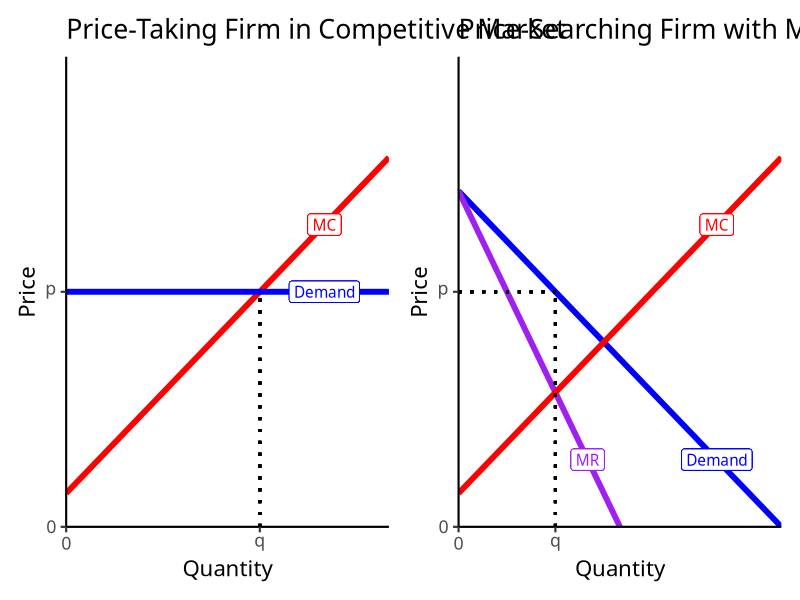
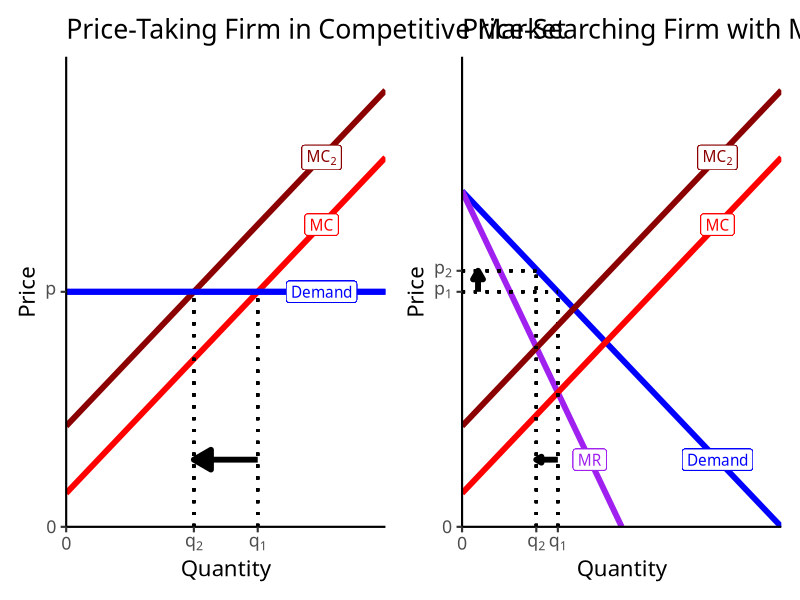
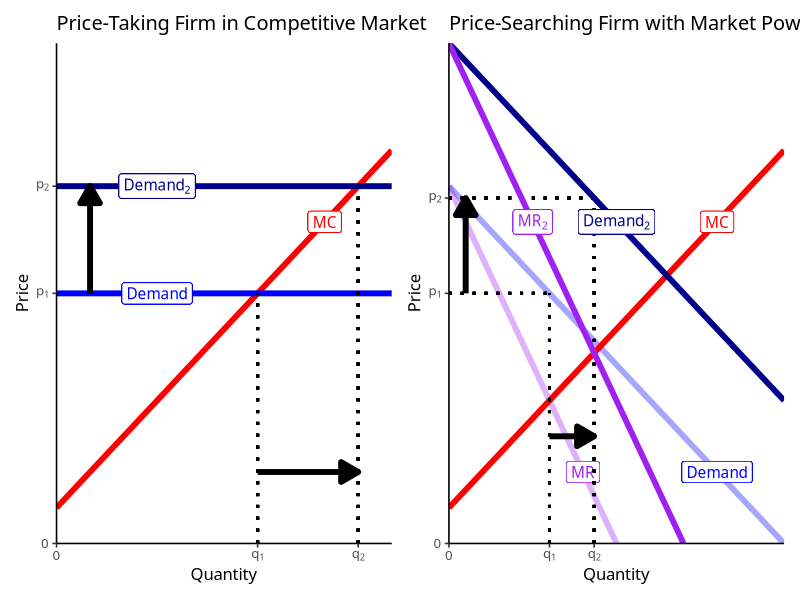
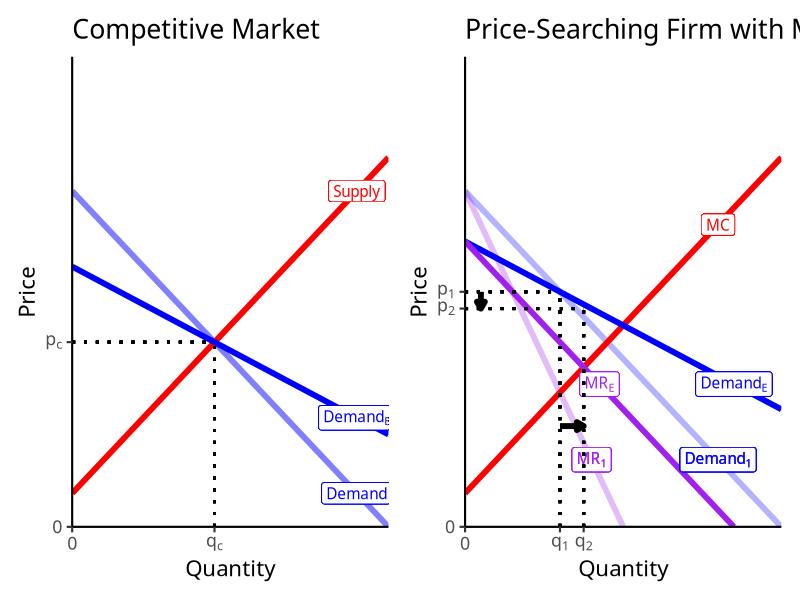

Write R code to recreate these figures, in order.
## ---- chunk 1
knitr::opts_chunk$set(echo=F,
                      message=F,
                      warning=F,
                      fig.retina = 3,
                      fig.align="center")
library("tidyverse")
library("ggrepel")
update_geom_defaults("label", list(family = "Fira Sans Condensed"))
update_geom_defaults("text", list(family = "Fira Sans Condensed"))
## ---- chunk 2
demand_1=function(x){10-x}
mr_1=function(x){10-2*x}

demand_2=function(x){16-x}
mr_2=function(x){16-2*x}

mc_m=function(x){x+1}
mc_c=function(x){2*x+1}

pc<-ggplot(data=tibble(x=1:10), aes(x=x))+
  stat_function(fun=mc_m, geom="line", size=2, color="red")+
  geom_label(x=8,y=mc_m(8), color="red", label=expression(MC))+
  geom_hline(yintercept=7, size = 2, color = "blue")+
  geom_label(x=8,y=7, color="blue", label="Demand")+
  geom_segment(x=6,xend=6, y=0, yend=7, size=1, linetype="dotted")+
  scale_x_continuous(breaks = c(0,6),
                     labels = c(0,expression(q)),
                     limits = c(0,10),
                     expand=c(0,0))+
  scale_y_continuous(breaks = c(0,7),
                     labels = c(0,expression(p)),
                     limits = c(0,14),
                     expand=c(0,0))+
  theme_classic(base_family = "Fira Sans Condensed", base_size=16)+
  labs(x = "Quantity",
       y = "Price",
       title = "Price-Taking Firm in Competitive Market")

mp<-ggplot(data=tibble(x=1:10), aes(x=x))+
  stat_function(fun=demand_1, geom="line", size=2, color="blue")+
  stat_function(fun=mr_1, geom="line", size=2, color="purple")+
  stat_function(fun=mc_m, geom="line", size=2, color="red")+
  #stat_function(fun=mc_c, geom="line", size=2, color="red")+

  
  geom_label(x=8,y=demand_1(8), color="blue", label="Demand")+
  geom_label(x=4,y=mr_1(4), color="purple", label=expression(MR))+
  geom_label(x=8,y=mc_m(8), color="red", label=expression(MC))+
  #geom_label(x=4,y=mc_c(4), color="red", label=expression(MC[c]))+
  
  geom_segment(x=3,xend=3, y=0, yend=7, size=1, linetype="dotted")+
  geom_segment(x=0,xend=3, y=7, yend=7, size=1, linetype="dotted")+

  scale_x_continuous(breaks = c(0,3),
                     labels = c(0,expression(q)),
                     limits = c(0,10),
                     expand=c(0,0))+
  scale_y_continuous(breaks = c(0,7),
                     labels = c(0,expression(p)),
                     limits = c(0,14),
                     expand=c(0,0))+
  theme_classic(base_family = "Fira Sans Condensed", base_size=16)+
  labs(x = "Quantity",
       y = "Price",
       title = "Price-Searching Firm with Market Power")

library(patchwork)
pc | mp
## ---- chunk 3
mc_m2=function(x){x+1+2}
mc_c=function(x){2*x+1}

pc2 <- pc +
  stat_function(fun=mc_m2, geom="line", size=2, color="darkred")+
  geom_label(x=8,y=mc_m2(8), color="darkred", label=expression(MC[2]))+
  geom_hline(yintercept=7, size = 2, color = "blue")+
  geom_label(x=8,y=7, color="blue", label="Demand")+
  geom_segment(x=4,xend=4, y=0, yend=7, size=1, linetype="dotted")+
  
  annotate("segment", x = 6, xend = 4, y = 2, yend = 2, colour = "black", size=2, alpha=1, arrow=arrow(length=unit(0.5,"cm"), ends="last", type="closed"))+

  scale_x_continuous(breaks = c(0,4,6),
                     labels = c(0,expression(q[2]),expression(q[1])),
                     limits = c(0,10),
                     expand=c(0,0))+
  scale_y_continuous(breaks = c(0,7),
                     labels = c(0,expression(p)),
                     limits = c(0,14),
                     expand=c(0,0))

mp2<-mp+
  stat_function(fun=mc_m2, geom="line", size=2, color="darkred")+
  geom_label(x=8,y=mc_m2(8), color="darkred", label=expression(MC[2]))+
  geom_segment(x=2.325, xend=2.325, y=0, yend=7.625, size=1, linetype="dotted")+
  geom_segment(x=0, xend=2.325, y=7.625, yend=7.625, size=1, linetype="dotted")+
  
  annotate("segment", x = 3, xend = 2.325, y = 2, yend = 2, colour = "black", size=2, alpha=1, arrow=arrow(length=unit(0.15,"cm"), ends="last", type="closed"))+
  annotate("segment", x = 0.5, xend = 0.5, y = 7, yend = 7.625, colour = "black", size=2, alpha=1, arrow=arrow(length=unit(0.25,"cm"), ends="last", type="closed"))+
  
  scale_x_continuous(breaks = c(0,2.325,3),
                     labels = c(0,expression(q[2]),expression(q[1])),
                     limits = c(0,10),
                     expand=c(0,0))+
  scale_y_continuous(breaks = c(0,7,7.625),
                     labels = c(0,expression(p[1]),expression(p[2])),
                     limits = c(0,14),
                     expand=c(0,0))

pc2 | mp2
## ---- chunk 4
demand_3=function(x){14-x}
mr_3=function(x){14-2*x}

l <- ggplot(data=tibble(x=1:10), aes(x=x))+
  stat_function(fun=mc_m, geom="line", size=2, color="red")+
  geom_label(x=8,y=mc_m(8), color="red", label=expression(MC))+
  geom_hline(yintercept=7, size = 2, color = "blue")+
  geom_label(x=3,y=7, color="blue", label="Demand")+
  geom_segment(x=6,xend=6, y=0, yend=7, size=1, linetype="dotted")+
  geom_hline(yintercept = 10, size = 2, color = "darkblue")+
  geom_label(x=3,y=10, color="darkblue", label=expression(Demand[2]))+
  geom_segment(x=9,xend=9, y=0, yend=10, size=1, linetype="dotted")+
  
  annotate("segment", x = 6, xend = 9, y = 2, yend = 2, colour = "black", size=2, alpha=1, arrow=arrow(length=unit(0.5,"cm"), ends="last", type="closed"))+
  annotate("segment", x = 1, xend = 1, y = 7, yend = 10, colour = "black", size=2, alpha=1, arrow=arrow(length=unit(0.5,"cm"), ends="last", type="closed"))+

    scale_x_continuous(breaks = c(0,6,9),
                     labels = c(0,expression(q[1]),expression(q[2])),
                     limits = c(0,10),
                     expand=c(0,0))+
  scale_y_continuous(breaks = c(0,7,10),
                     labels = c(0,expression(p[1]),expression(p[2])),
                     limits = c(0,14),
                     expand=c(0,0))+
  theme_classic(base_family = "Fira Sans Condensed", base_size=12)+
  labs(x = "Quantity",
       y = "Price",
       title = "Price-Taking Firm in Competitive Market")

r <- ggplot(data=tibble(x=1:10), aes(x=x))+
  stat_function(fun=demand_1, geom="line", size=2, color="blue", alpha = 0.35)+
  stat_function(fun=mr_1, geom="line", size=2, color="purple", alpha = 0.35)+
  stat_function(fun=mc_m, geom="line", size=2, color="red")+
  #stat_function(fun=mc_c, geom="line", size=2, color="red")+

  
  geom_label(x=8,y=demand_1(8), color="blue", label="Demand")+
  geom_label(x=4,y=mr_1(4), color="purple", label=expression(MR))+
  geom_label(x=8,y=mc_m(8), color="red", label=expression(MC))+
  #geom_label(x=4,y=mc_c(4), color="red", label=expression(MC[c]))+
  
  geom_segment(x=3,xend=3, y=0, yend=7, size=1, linetype="dotted")+
  geom_segment(x=0,xend=3, y=7, yend=7, size=1, linetype="dotted")+

  geom_segment(x=4.333,xend=4.333, y=0, yend=demand_3(4.333), size=1, linetype="dotted")+
  geom_segment(x=0,xend=4.333, y=demand_3(4.333), yend=demand_3(4.333), size=1, linetype="dotted")+

  stat_function(fun=demand_3, geom="line", size=2, color="darkblue")+
  geom_label(x=5,y=demand_3(5), color="darkblue", label=expression(Demand[2]))+
  stat_function(fun=mr_3, geom="line", size=2, color="purple")+
  geom_label(x=2.5,y=mr_3(2.5), color="purple", label=expression(MR[2]))+

  annotate("segment", x = 3, xend = 4.333, y = 3, yend = 3, colour = "black", size=2, alpha=1, arrow=arrow(length=unit(0.5,"cm"), ends="last", type="closed"))+
  annotate("segment", x = 0.5, xend = 0.5, y = 7, yend = demand_3(4.333), colour = "black", size=2, alpha=1, arrow=arrow(length=unit(0.5,"cm"), ends="last", type="closed"))+

  scale_x_continuous(breaks = c(0,3,4.333),
                     labels = c(0,expression(q[1]),expression(q[2])),
                     limits = c(0,10),
                     expand=c(0,0))+
  scale_y_continuous(breaks = c(0,7,demand_3(4.333)),
                     labels = c(0,expression(p[1]),expression(p[2])),
                     limits = c(0,14),
                     expand=c(0,0))+
  theme_classic(base_family = "Fira Sans Condensed", base_size=12)+
  labs(x = "Quantity",
       y = "Price",
       title = "Price-Searching Firm with Market Power")

l | r 
## ---- chunk 5
demand_cr=function(x){7.75-0.5*x}

l2<- ggplot(data=tibble(x=1:10), aes(x=x))+
  stat_function(fun=demand_1, geom="line", size=2, color="blue", alpha =0.5)+
    geom_label(x=9,y=demand_1(9), color="blue", label="Demand")+
    stat_function(fun=mc_m, geom="line", size=2, color="red")+
    geom_label(x=9,y=mc_m(9), color="red", label="Supply")+
    stat_function(fun=demand_cr, geom="line", size=2, color="blue")+
    geom_label(x=9,y=demand_cr(9), color="blue", label=expression(Demand[E]))+

  geom_segment(x=4.5,xend=4.5, y=0, yend=5.5, size=1, linetype="dotted")+
  geom_segment(x=0,xend=4.5, y=5.5, yend=5.5, size=1, linetype="dotted")+
  scale_x_continuous(breaks = c(0,4.5),
                     labels = c(0,expression(q[c])),
                     limits = c(0,10),
                     expand=c(0,0))+
  scale_y_continuous(breaks = c(0,5.5),
                     labels = c(0,expression(p[c])),
                     limits = c(0,14),
                     expand=c(0,0))+
  theme_classic(base_family = "Fira Sans Condensed", base_size=16)+
  labs(x = "Quantity",
       y = "Price",
       title = "Competitive Market")

demand_r=function(x){8.5-0.5*x}
mr_r=function(x){8.5-1*x}

r2<- ggplot(data=tibble(x=1:10), aes(x=x))+
  stat_function(fun=demand_1, geom="line", size=2, color="blue",alpha=0.3)+
  stat_function(fun=mr_1, geom="line", size=2, color="purple",alpha=0.3)+
  stat_function(fun=mc_m, geom="line", size=2, color="red")+

  stat_function(fun=demand_r, geom="line", size=2, color="blue")+
  stat_function(fun=mr_r, geom="line", size=2, color="purple")+

  
  geom_label(x=8,y=demand_1(8), color="blue", label=expression(Demand[1]), alpha=0.3)+
  geom_label(x=4,y=mr_1(4), color="purple", label=expression(MR[1]), alpha=0.3)+
  geom_label(x=8,y=mc_m(8), color="red", label=expression(MC))+

  geom_label(x=8.5,y=demand_r(8.5), color="blue", label=expression(Demand[E]))+
  geom_label(x=4.25,y=mr_r(4.25), color="purple", label=expression(MR[E]))+

  
  geom_segment(x=3,xend=3, y=0, yend=7, size=1, linetype="dotted")+
  geom_segment(x=0,xend=3, y=7, yend=7, size=1, linetype="dotted")+

  geom_segment(x=3.75,xend=3.75, y=0, yend=6.5, size=1, linetype="dotted")+
  geom_segment(x=0,xend=3.75, y=6.5, yend=6.5, size=1, linetype="dotted")+

  annotate("segment", x = 3, xend = 3.75, y = 3, yend = 3, colour = "black", size=2, alpha=1, arrow=arrow(length=unit(0.2,"cm"), ends="last", type="closed"))+
  annotate("segment", x = 0.5, xend = 0.5, y = 7, yend = 6.5, colour = "black", size=2, alpha=1, arrow=arrow(length=unit(0.2,"cm"), ends="last", type="closed"))+

  scale_x_continuous(breaks = c(0,3,3.75),
                     labels = c(0,expression(q[1]), expression(q[2])),
                     limits = c(0,10),
                     expand=c(0,0))+
  scale_y_continuous(breaks = c(0,6.5,7),
                     labels = c(0,expression(p[2]), expression(p[1])),
                     limits = c(0,14),
                     expand=c(0,0))+
  theme_classic(base_family = "Fira Sans Condensed", base_size=16)+
  labs(x = "Quantity",
       y = "Price",
       title = "Price-Searching Firm with Market Power")

l2 | r2
